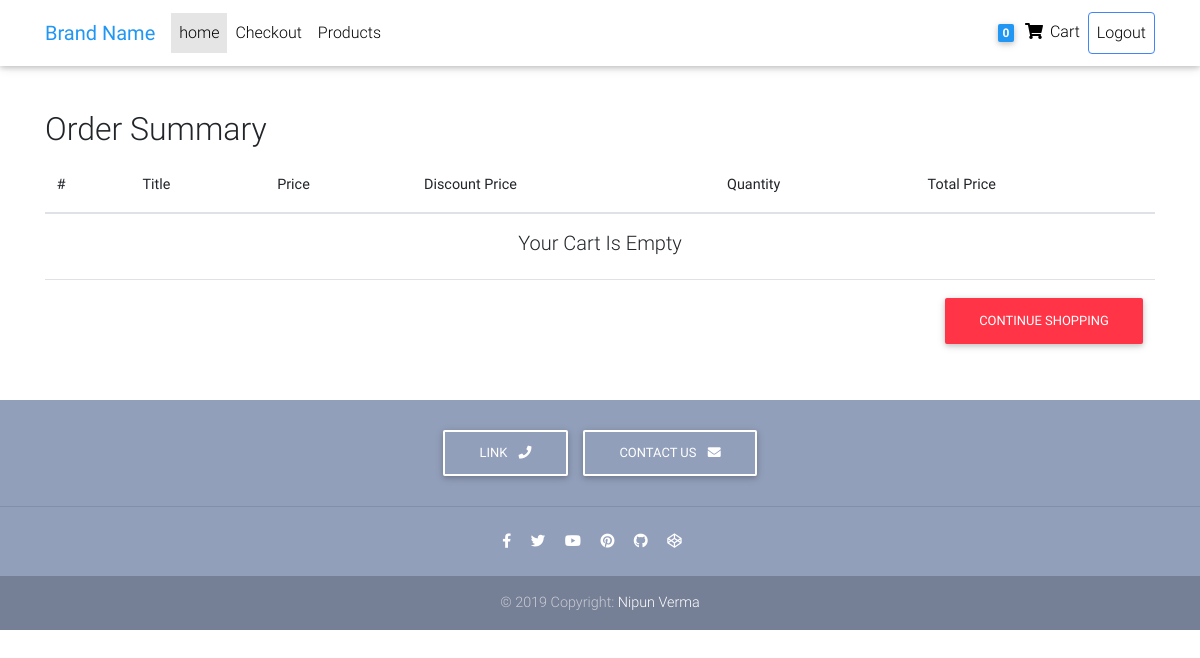
/order_summary/ (signed in), run on an earlier commit of the app's database.
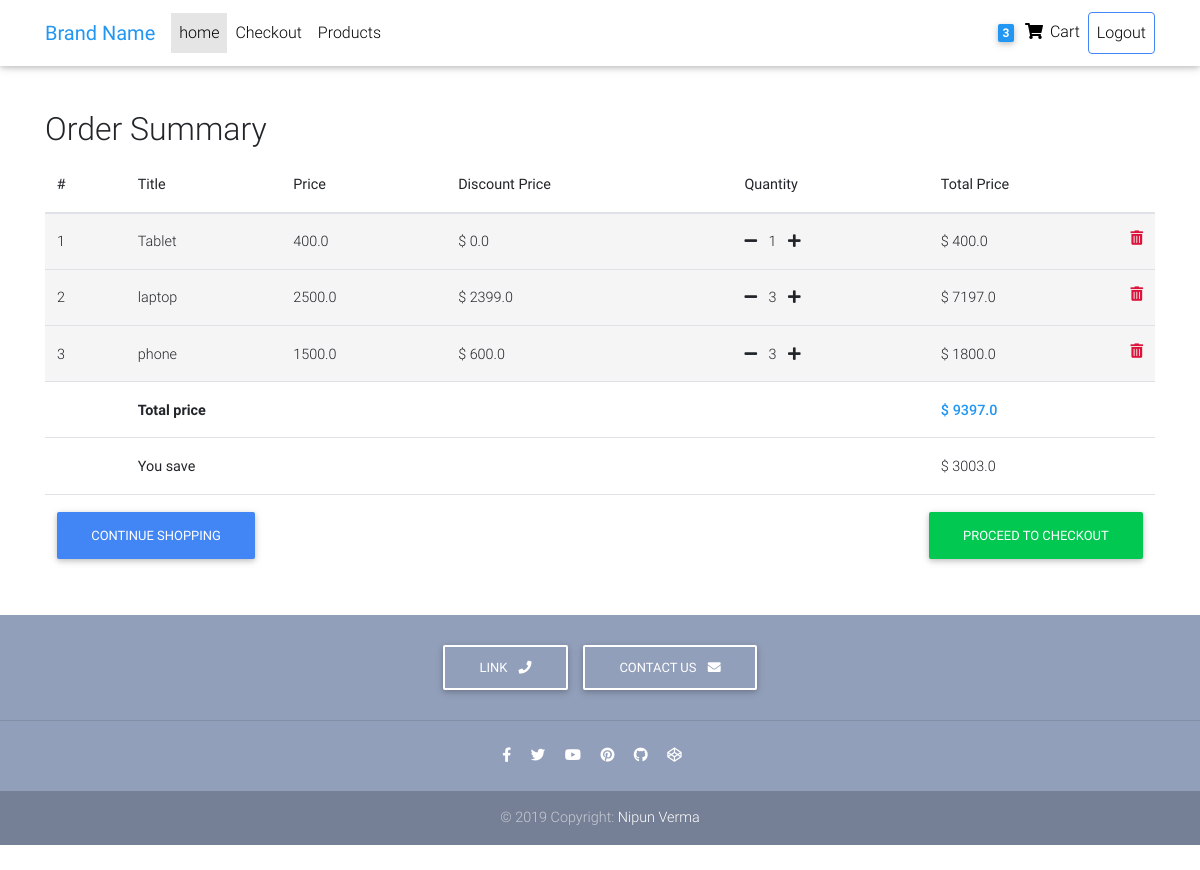
And on a later commit of the database.
### core/models.py (models this page shows, shortened)
class Order(models.Model):
    user=models.ForeignKey(settings.AUTH_USER_MODEL, on_delete=models.CASCADE)
    items=models.ManyToManyField(OrderItem)
    start_date=models.DateTimeField(auto_now_add=True)
    order_date=models.DateTimeField()
    ordered=models.BooleanField(default=False)
    def get_total(self):
        total_price = 0
        for item_price in self.items.all():
            total_price += item_price.get_final_price()
        return total_price
    def get_total_actual(self):
        total_price = 0
        for item_price in self.items.all():
            total_price += item_price.get_total_actual_price()
        return total_price - self.get_total()

class OrderItem(models.Model):
    user = models.ForeignKey(settings.AUTH_USER_MODEL, on_delete=models.CASCADE)
    ordered = models.BooleanField(default=False)
    item = models.ForeignKey('Item', on_delete=models.CASCADE, null=True)
    quantity = models.IntegerField(default=1)           #gets the count of the items ordered
    def get_total_price(self):
        return self.quantity * self.item.price
    def get_total_price_discount(self):
        return self.quantity * self.item.discounted_price
    def get_final_price(self):
        if self.item.discounted_price:
            return self.get_total_price_discount()
        return self.get_total_price()
    def get_total_actual_price(self):
        return self.get_total_price()

class Item(models.Model):
    image = models.ImageField(blank=True, null=True)
    title = models.CharField(max_length=256)
    price = models.FloatField()
    discounted_price = models.FloatField(blank=True, null=True)
    description=models.TextField(blank=True, null=True)
    category = models.CharField(choices=CATEGORY_CHOICES, max_length=2)
    label = models.CharField(choices=LABEL_CHOICES, max_length=1)
    slug = models.SlugField()

### core/views.py (the view)
# urls.py: path('order_summary/', OrderSummaryView.as_view(), name='order_summary'),
class OrderSummaryView(LoginRequiredMixin, View):
    def get(self, *args, **kwargs):
        try:
            order = Order.objects.get(user = self.request.user, ordered=False)
            context = {
                'object': order,
            }
            return render(self.request, 'order_summary.html', context)
        except ObjectDoesNotExist:
            messages.error(self.request, "You do not have an active order")
            return redirect("/")

### core/templatetags/cart_template_tags.py (called while the page is built)
@register.filter
def cart_item_count(user):
    if user.is_authenticated:
        qs = Order.objects.filter(
            user=user,
            ordered=False,
        )
        if qs.exists():
            return qs[0].items.count()
    return 0

### templates/order_summary.html
{% extends "base.html" %}
{% load static %}
{% block content %}
{% include 'navbar.html' %}
<main>
    <div class="container">
        <h2>Order Summary</h2>
        <div class="table-responsive text-nowrap">
            <table class="table">
                <thead>
                    <tr>
                        <th scope="col">#</th>
                        <th scope="col">Title</th>
                        <th scope="col">Price</th>
                        <th scope="col">Discount Price</th>
                        <th scope="col">Quantity</th>
                        <th scope="col">Total Price</th>
                    </tr>
                </thead>
                <tbody>
                    {% for order_item in object.items.all %}
                    <tr style="background-color: whitesmoke;">
                        <td scope="row">{{ forloop.counter }}</td>
                        <td>{{ order_item.item.title }}</td>
                        <td>{{ order_item.item.price }}</td>
                        <td>
                            {% if order_item.item.discounted_price %}
                                $ {{ order_item.item.discounted_price }}
                            {% else %}
                                $ 0.0
                            {% endif %}
                        </td>
                        <td>
                            <a href="{% url 'core:decrease_item_from_cart' order_item.item.slug %}"><i class="fas fa-minus mr-2"></i></a>
                            {{ order_item.quantity }}
                            <a href="{% url 'core:increase_item_in_cart' order_item.item.slug%}"><i class="fas fa-plus ml-2"></i></a>
                        </td>
                        <td>
                            {% if order_item.item.discounted_price %}
                                $ {{ order_item.get_total_price_discount }}
                            {% else %}
                                $ {{ order_item.get_total_price }}
                            {% endif %}
                            <a href="{% url 'core:remove_from_cart' order_item.item.slug %}">
                                <i class="fas fa-trash-alt float-right" style="color: crimson;"></i>
                            </a>
                        </td>
                    </tr>
                    {% empty %}
                    <tr>
                        <td colspan="6" class="text-center">
                            <h5>Your Cart Is Empty</h5>
                        </td>
                    </tr>
                    <tr>
                    <td colspan="6">
                        <a href="{% url 'core:home' %}" class="btn btn-danger float-right">Continue Shopping</a>
                    </td>
                    </tr>
                    {% endfor %}
                    {% if object.get_total %}
                    <tr>
                        <td></td>
                        <td colspan="4" style="font-weight: 700;">Total price</td>
                        <td style="color: #2196f3; font-weight: 500;">$ {{ object.get_total }}</td>
                    </tr>
                    <tr>
                        <td></td>
                        <td colspan="4"><strong>You save</td>
                        <td>$ {{ object.get_total_actual }}</td>
                    </tr>
                    <tr>
                        <td colspan="6">
                            <a href="{% url 'core:home' %}" class="btn btn-primary">Continue Shopping</a>
                            <a href="{% url 'core:check' %}" class="btn btn-success float-right">Proceed To Checkout</a>
                        </td>
                    </tr>
                    {% endif %}
                </tbody>
            </table>
        </div>
    </div>
</main>
{% include 'footer.html' %}
{% endblock %}

### templates/navbar.html (shortened to what this page needs)
{% load cart_template_tags %}
{% load static %}
<div style="margin-top: 70px; padding: 20px;">
</div>
<nav class="navbar fixed-top navbar-expand-lg navbar-light white scrolling-navbar">
  <div class="container">
    <a class="navbar-brand waves-effect" href="{% url 'core:home' %}">
      <strong class="blue-text">Brand Name</strong>
    </a>
    <div class="collapse navbar-collapse" id="navbarSupportedContent">
          <ul class="navbar-nav mr-auto">
            <li class="nav-item active">
              <a class="nav-link waves-effect" href="{% url 'core:home' %}">home
              </a>
            </li>
            <li class="nav-item">
              <a class="nav-link waves-effect" href="{% url 'core:check' %}">Checkout</a>
            </li>
            <li class="nav-item">
              <a class="nav-link waves-effect" href="#">Products</a>
            </li>
          </ul>
          {% if request.user.is_authenticated %}
          <ul class="navbar-nav nav-flex-icons">
            <li class="nav-item">
              <a class="nav-link waves-effect" href="{% url 'core:order_summary' %}">
                <span class="badge blue z-depth-1 mr-1"> {{ request.user|cart_item_count }} </span>
                  <i class="fas fa-shopping-cart"></i>
                  <span class="clearfix d-none d-sm-inline-block"> Cart </span>
              </a>
            </li>
            <li class="nav-item">
              <a class="nav-link waves-effect border border-primary rounded" href="{% url 'account_logout' %}">Logout</a>
            </li>
          </ul>
          {% else %}
          <ul class="navbar-nav nav-flex-icons">
            <li class="nav-item">
              <a class="nav-link waves-effect border border-primary rounded" href="{% url 'account_login' %}">Login</a>
            </li>
          </ul>
          {% endif %}
    </div>
  </div>
</nav>

What changed in the data, as far as the page shows it:
added OrderItem: item "Tablet", item.price "400.0", shows "$ 0.0", quantity "1", get_total_price "400.0"
added OrderItem: item "laptop", item.price "2500.0", item.discounted_price "2399.0", quantity "3", get_total_price_discount "7197.0"
added OrderItem: item "phone", item.price "1500.0", item.discounted_price "600.0", quantity "3", get_total_price_discount "1800.0"
now on this page (row unchanged): Order: get_total "9397.0", get_total_actual "3003.0"
Also different on the page:
{{ request.user|cart_item_count }}: "0" → "3"
text no longer shown: "Your Cart Is Empty"
text now shown: "Total price $ You save $ PROCEED TO CHECKOUT"
